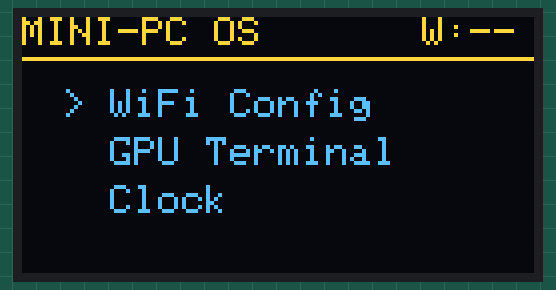
Simulated run of this program. Board: ESP32. Parts: 128×64 one-colour display. The OLED is the two-colour kind (top 16 rows yellow); what the program prints to the serial monitor is not drawn.

Above: at 0.1 s.

The program:

main.cpp
```cpp
#include <Arduino.h>
#include "messages.h"
#include "UIActor.h"
#include "WiFiActor.h"
#include "InputActor.h"

QueueHandle_t uiQueue;

void setup()
{
    Serial.begin(115200);

    uiQueue = xQueueCreate(10, sizeof(SystemMessage));

    startUIActor(uiQueue);
    startWiFiActor(uiQueue);
    startInputActor(uiQueue);

    Serial.println("System initialized");
}

void loop() { vTaskDelete(NULL); }
```

IApp.h
```cpp
#ifndef I_APP_H
#define I_APP_H

class IApp {
public:
    virtual void onEnter() = 0;
    virtual void onKeyEvent(char key) = 0;
    virtual void draw() = 0;
    virtual ~IApp() {}
};

#endif
```

messages.h
```cpp
#ifndef MESSAGES_H
#define MESSAGES_H

#include <Arduino.h>

enum MessageType {
    MSG_KEY_EVENT,
    MSG_WIFI_STATUS_UPDATE
};

struct SystemMessage {
    MessageType type;
    char key;
    char text[32];
    int value;
};

#endif
```
